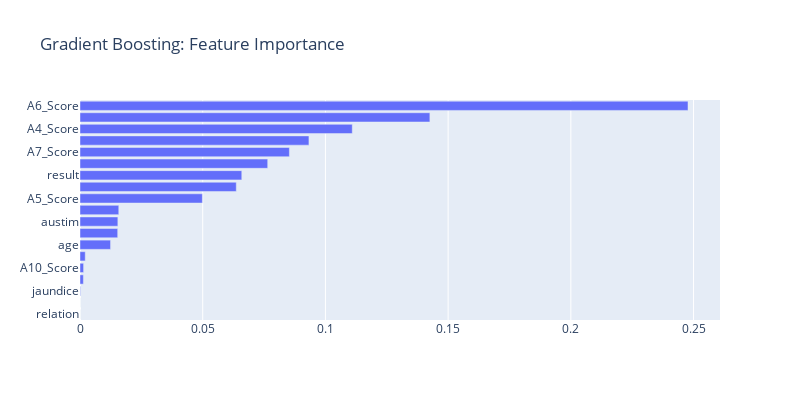

This figure's notebook cell:
### Code cell
feature_importance(best_grb, 'Gradient Boosting')

### Figure 1 — Plotly figure (JSON) as saved in the notebook; plotly's stock layout.template omitted (floating-point values rounded to 4 significant figures)
{"data": [{"orientation": "h", "type": "bar", "x": [0, 0, 0.0001979, 0.001383, 0.001461, 0.002136, 0.01245, 0.01536, 0.01543, 0.0158, 0.04986, 0.06368, 0.06592, 0.07648, 0.08532, 0.09329, 0.1109, 0.1426, 0.2477], "y": ["relation", "used_app_before", "jaundice", "A1_Score", "A10_Score", "gender", "age", "A8_Score", "austim", "A2_Score", "A5_Score", "A9_Score", "result", "contry_of_res", "A7_Score", "ethnicity", "A4_Score", "A3_Score", "A6_Score"]}], "layout": {"height": 400, "title": {"text": "Gradient Boosting: Feature Importance"}, "width": 800}}
